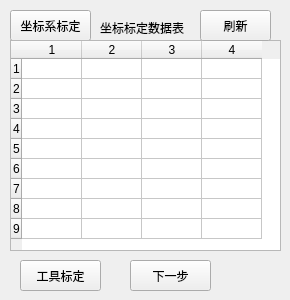
        <widget class="QWidget" name="tab_6">
         <attribute name="title">
          <string>正盖板</string>
         </attribute>
         <widget class="QPushButton" name="bPplateCalc">
          <property name="geometry">
           <rect>
            <x>10</x>
            <y>10</y>
            <width>81</width>
            <height>31</height>
           </rect>
          </property>
          <property name="text">
           <string>坐标系标定</string>
          </property>
         </widget>
         <widget class="QTableWidget" name="tableWidgetPp">
          <property name="geometry">
           <rect>
            <x>10</x>
            <y>40</y>
            <width>271</width>
            <height>211</height>
           </rect>
          </property>
          <property name="rowCount">
           <number>9</number>
          </property>
          <property name="columnCount">
           <number>4</number>
          </property>
          <attribute name="horizontalHeaderDefaultSectionSize">
           <number>60</number>
          </attribute>
          <attribute name="verticalHeaderDefaultSectionSize">
           <number>20</number>
          </attribute>
          <row/>
          <row/>
          <row/>
          <row/>
          <row/>
          <row/>
          <row/>
          <row/>
          <row/>
          <column/>
          <column/>
          <column/>
          <column/>
         </widget>
         <widget class="QLabel" name="label_120">
          <property name="geometry">
           <rect>
            <x>100</x>
            <y>20</y>
            <width>91</width>
            <height>16</height>
           </rect>
          </property>
          <property name="text">
           <string>坐标标定数据表</string>
          </property>
         </widget>
         <widget class="QPushButton" name="bPplateUpdateTable">
          <property name="geometry">
           <rect>
            <x>200</x>
            <y>10</y>
            <width>71</width>
            <height>31</height>
           </rect>
          </property>
          <property name="text">
           <string>刷新</string>
          </property>
         </widget>
         <widget class="QPushButton" name="bPplateToolCalc">
          <property name="geometry">
           <rect>
            <x>20</x>
            <y>260</y>
            <width>81</width>
            <height>31</height>
           </rect>
          </property>
          <property name="text">
           <string>工具标定</string>
          </property>
         </widget>
         <widget class="QPushButton" name="bPplateToolCalcNext">
          <property name="geometry">
           <rect>
            <x>130</x>
            <y>260</y>
            <width>81</width>
            <height>31</height>
           </rect>
          </property>
          <property name="text">
           <string>下一步</string>
          </property>
         </widget>
        </widget>
